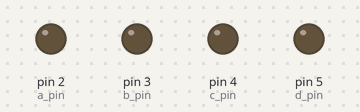
The sketch below on a simulated Arduino Uno, built with avr-gcc and run on an emulated ATmega328P. Parts: output pins drawn as LEDs (lit = HIGH).

Above: at 0.5 s.
At 2.5 s:
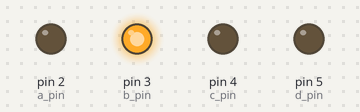
At 3.5 s:
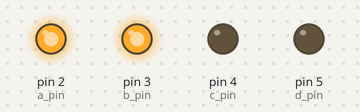
At 5.5 s:
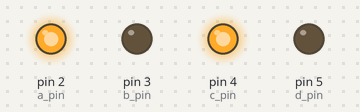
At 8.5 s:
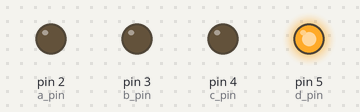
At 11.5 s:
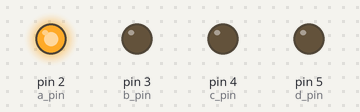
Timing chart, 0 to 13.0 s (numbered marks = the images above):
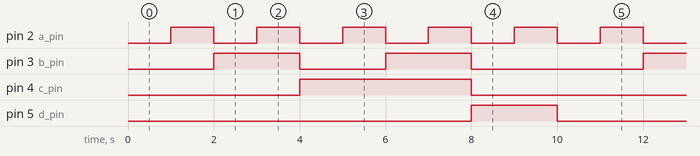

The sketch:

TC4511BP.ino
```cpp
// A B C D TC4511BP pins
int a_pin = 2;
int b_pin = 3;
int c_pin = 4;
int d_pin = 5;

// 0-9 表示するためのデータ
int binary[10][4] = {
  { 0, 0, 0, 0 },
  { 0, 0, 0, 1 },
  { 0, 0, 1, 0 },
  { 0, 0, 1, 1 },
  { 0, 1, 0, 0 },
  { 0, 1, 0, 1 },
  { 0, 1, 1, 0 },
  { 0, 1, 1, 1 },
  { 1, 0, 0, 0 },
  { 1, 0, 0, 1 }
};
int count = 0;
unsigned long current = 0;
unsigned long previous = 0;
// 数字を表示するための関数
void display(int num) {
  for (int i = 0; i < 4; i++) {
    digitalWrite(d_pin - i, binary[num][i]);
  }
}
void setup() {
  // put your setup code here, to run once:
  pinMode(a_pin, OUTPUT);
  pinMode(b_pin, OUTPUT);
  pinMode(c_pin, OUTPUT);
  pinMode(d_pin, OUTPUT);
  //pinMode(button, INPUT);
}

void loop() {
  // put your main code here, to run repeatedly:

  current = millis();  // 現在の時点を取る
  if (current - previous >= 1000) {
    previous = current;
    count++;
    if (count > 9)
      count = 0;
  }
  display(count);
}
```

Measured:
- by itself, pin 2 (a_pin): alternates HIGH for 1.0 s and LOW for 1.0 s
- by itself, pin 3 (b_pin): repeats every 10.0 s: LOW 2.0 s, HIGH 2.0 s, LOW 4.0 s, HIGH 2.0 s
- by itself, pin 4 (c_pin): alternates HIGH for 4.0 s and LOW for 6.0 s
- by itself, pin 5 (d_pin): alternates HIGH for 2.0 s and LOW for 8.0 s
